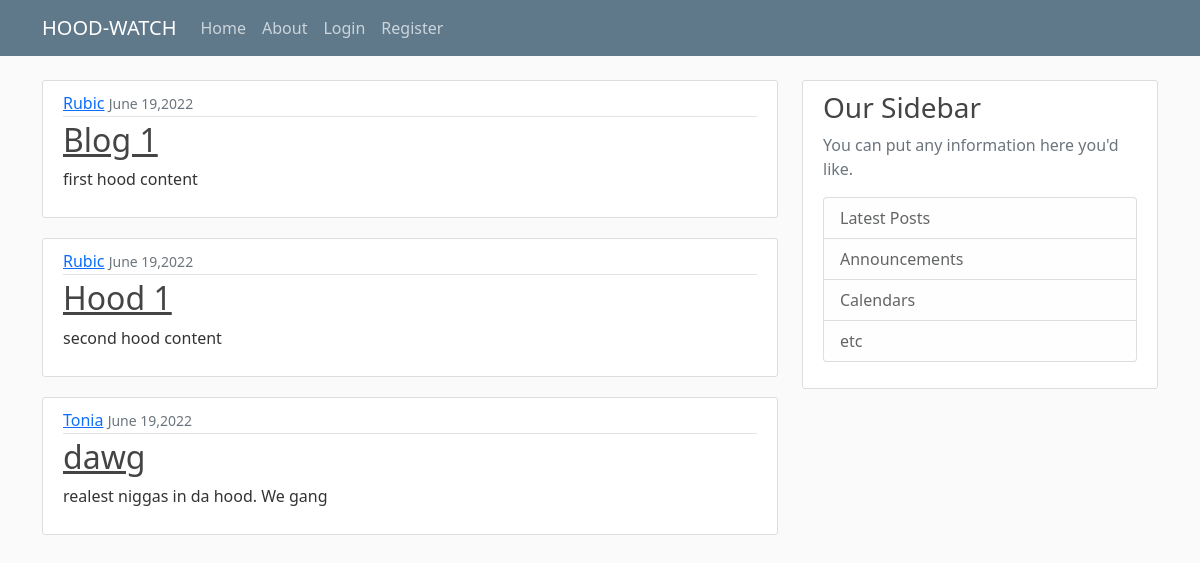
The page / on the database its author committed.
### myhood/models.py (models this page shows, shortened)
class Post(models.Model):
    title = models.CharField(max_length=100)
    content = models.TextField()
    date_posted = models.DateTimeField(default=timezone.now)
    author = models.ForeignKey(User, on_delete=models.CASCADE)

### myhood/views.py (the view)
# urls.py: 2. Add a URL to urlpatterns:  path('', views.home, name='home')
def home(request):
    context = {
        'posts':Post.objects.all()
    }
    return render(request, 'rubic/home.html', context)

### myhood/templates/rubic/home.html
{% extends "rubic/base.html"%}
{% block content %}
    {% for post in posts %}
    <article class="media content-section">
        <div class="media-body">
          <div class="article-metadata">
            <a class="mr-2" href="#">{{ post.author }}</a>
            <small class="text-muted">{{ post.date_posted|date:"F d,Y"}}</small>
          </div>
          <h2><a class="article-title" href="#">{{ post.title }}</a></h2>
          <p class="article-content">{{ post.content }}</p>
        </div>
      </article>
    {% endfor %}
{% endblock content%}

### myhood/static/rubic/main.css (style rules this page uses)
body { background: #fafafa; color: #333333; margin-top: 5rem; }
h1, h2, h3, h4, h5, h6 { color: #444444; }
.content-section { background: #ffffff; padding: 10px 20px; border: 1px solid #dddddd; border-radius: 3px; margin-bottom: 20px; }
.article-title { color: #444444; }
.article-content { white-space: pre-line; }
.article-metadata { padding-bottom: 1px; margin-bottom: 4px; border-bottom: 1px solid #e3e3e3 }

### rows shown on the page
Post: author "Rubic", date_posted "June 19,2022", title "Blog 1", content "first hood content"
Post: author "Rubic", date_posted "June 19,2022", title "Hood 1", content "second hood content"
Post: author "Tonia", date_posted "June 19,2022", title "dawg", content "realest niggas in da hood. We gang"
